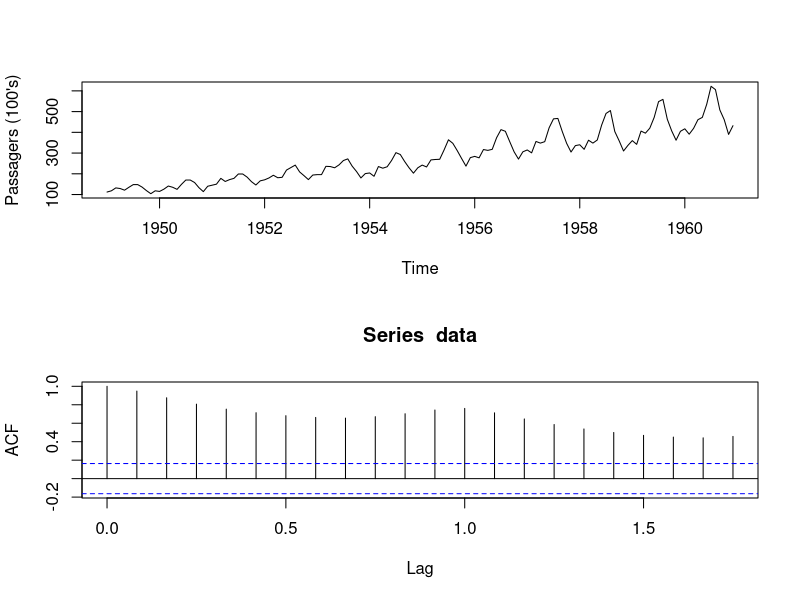
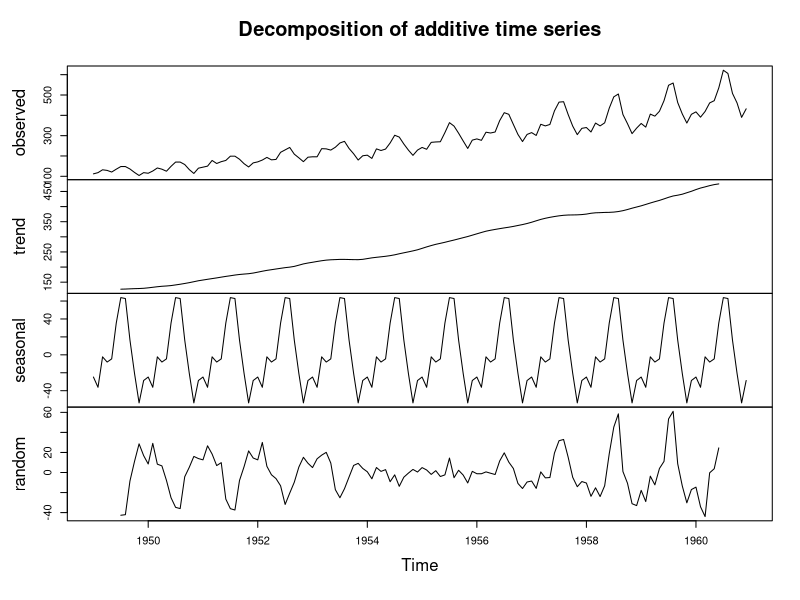
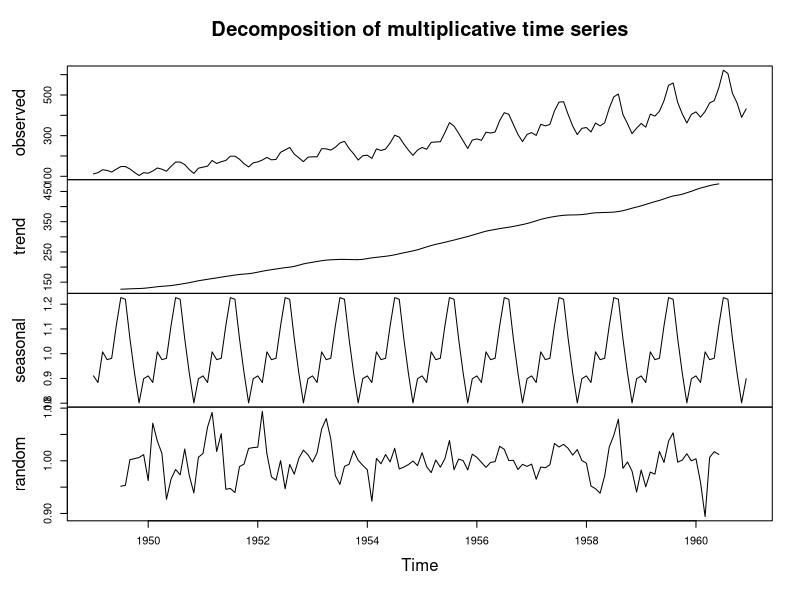
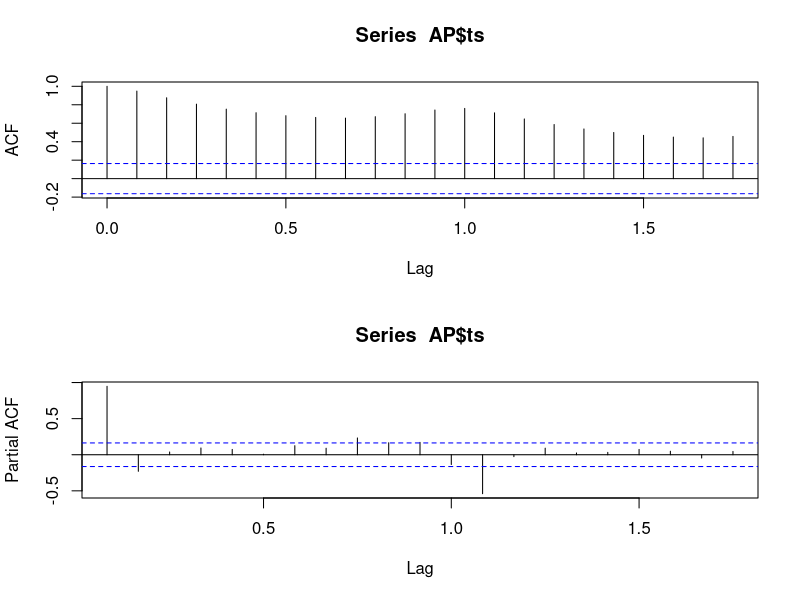
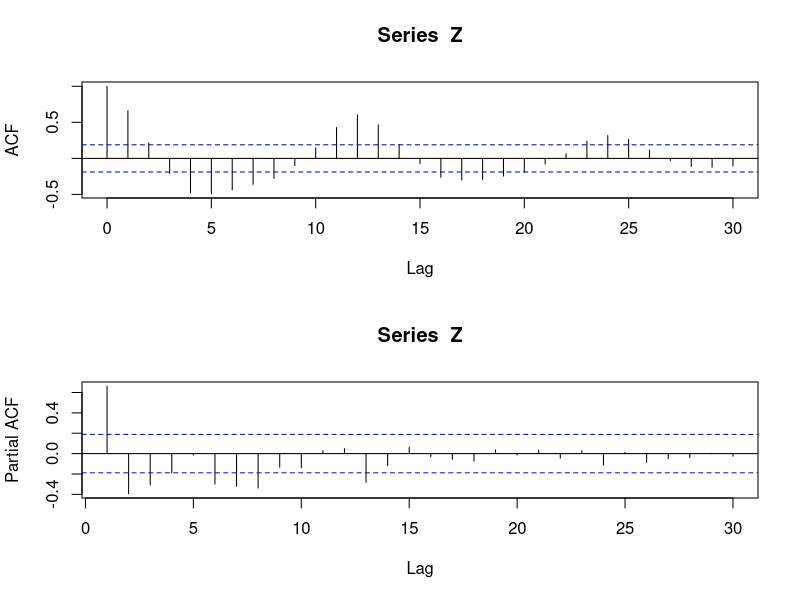

These charts were generated, in order, by the following R code:
library(tseries)
par(mfrow=c(2,1))

# 1. Loading the AirPassengers dataset
data(AirPassengers)
data <- AirPassengers

# 2. Presenting the dataset
print(data)
plot(data, ylab="Passagers (100's)")

# 3. Plotting the series acf
acf(data)
locator(1)

# 4. Decomposition of additive time series
# X = T + S + R
# Series = Trend + Sasonal + Random
# a. getting the time series
print(c(start(data),end(data)))
AP = list()
AP$ts <- ts(data, start = 1949, freq = 12)

# b. decomposing
decompose(AP$ts)
plot(decompose(AP$ts))
locator(1)

# 5. Decomposition of multiplicative time series
# X = T * S * R
# Series = Trend * Sasonal * Random
decompose(AP$ts, type="mult")
plot(decompose(AP$ts, type="mult"))
locator(1)

# 6. Saving the decomposition result
AP$decom <- decompose(AP$ts)
AP$trend <- AP$decom$trend 
AP$seasonal <- AP$decom$seasonal
AP$random <- AP$decom$random

# 7. Analysing the series autocorrelation
acf(AP$ts)
pacf(AP$ts)
locator(1)

Z = AP$random[13:120]
acf(Z, lag.max = 30)
pacf(Z, lag.max = 30)
locator(1)

# 8. Fitting an ARIMA model to the series
# ARIMA(p,d,q) 
fit1 <- arima(Z, order = c(1, 0, 1))
fit2 <- arima(Z, order = c(1, 0, 0))
fit3 <- arima(Z, order = c(2, 0, 0))

fits = c(fit1,fit2,fit3)

AP$evaluation = BIC(fit1, fit2, fit3)
print(AP)
